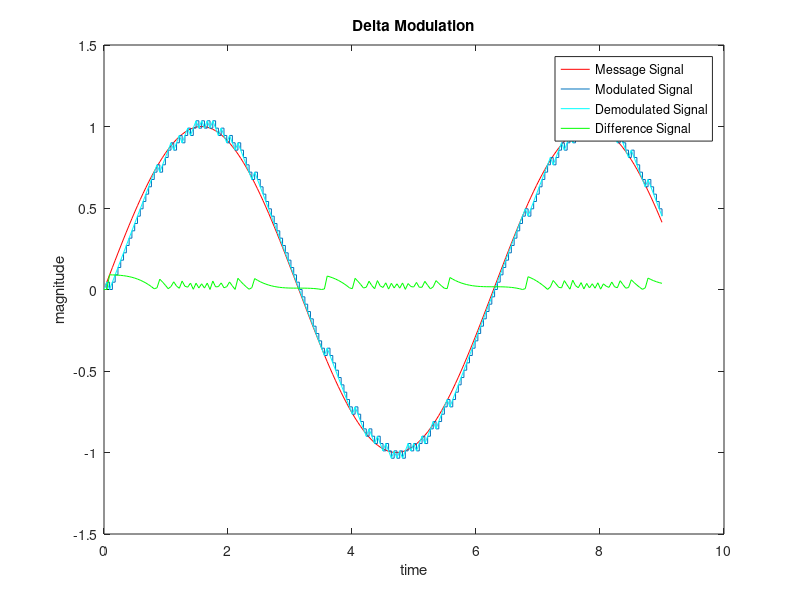

Write MATLAB code to recreate this figure.
close all;
clear all;

Am = 1;
Ts = 0.045;
t = 0:Ts:9;
mt = Am*sin(t);
delta = Ts;
mq = zeros(1,length(t)-1);
b = zeros(1,length(t)-1);

%Delta Modulation
for i = 1:(length(t)-1)
    if mq(1,i) <= mt(1,i)
        b(1,i) = 1;
        mq(1,i+1) = mq(1,i) + delta;
    else
        b(1,i) = 0;
        mq(1,i+1) = mq(1,i) - delta;
    end
end

%Difference Signal
d = abs(mt - mq);

%plot
%message signal
plot(t,mt,'red');
hold on;
%modulated signal
stairs(t,mq);
hold on;
%demodulated signal
plot(t,mq,'cyan');
hold on;
%difference signal
plot(t,d,'green');
hold off;

%plot window
title('Delta Modulation');
xlabel('time');
ylabel('magnitude');
legend('Message Signal','Modulated Signal','Demodulated Signal','Difference Signal','location','best');

dsq = d.*d;
se = sum(dsq);

square_error = se
bit_duration = Ts
bit_rate = 1/Ts